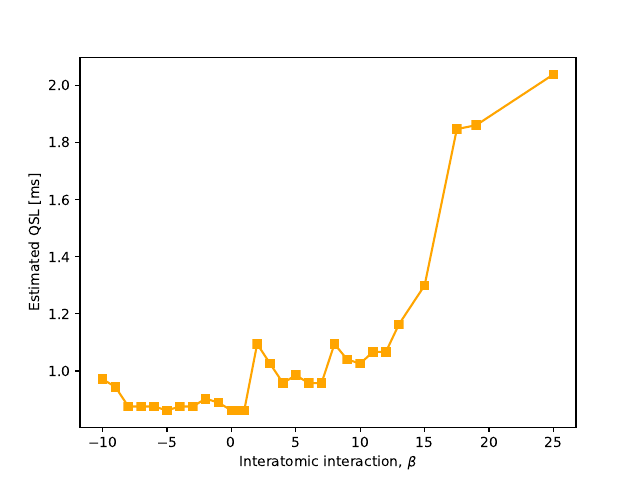

Python code for this plot:
import matplotlib.pyplot as plt

scale = 0.5/0.36537 #Conversion scale for time --> Time[ms]
filename = "QSL"

beta = []
t = []
data = open(filename+".txt", "r")
data.readline()
line = data.readline()
while line:
    ws = line.split('\t')
    beta.append(float(ws[0]))
    t.append(scale*float(ws[1]))
    line = data.readline()
    
plt.plot(beta,t, 's-', color="orange")
plt.xlabel(r"Interatomic interaction, $\beta$")
plt.ylabel("Estimated QSL [ms]")

plt.savefig(filename+".pdf")